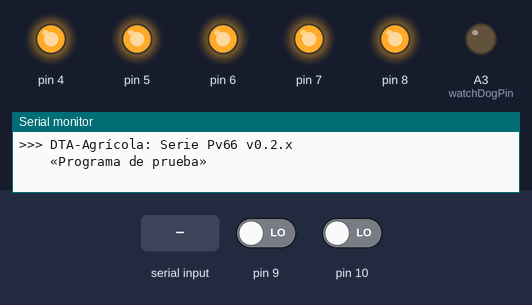
The sketch below on a simulated Arduino Uno, built with avr-gcc and run on an emulated ATmega328P. On the bench: output pins drawn as LEDs (lit = HIGH), the last lines printed to the serial monitor. The inputs (shaded band) are chosen by the test bench; at power-on: pin 9 LOW, pin 10 LOW. The modem accepts every AT command (registered, SIM ready, sends succeed) and sends nothing else.

Above: at 0.1 s.
At 3.1 s:
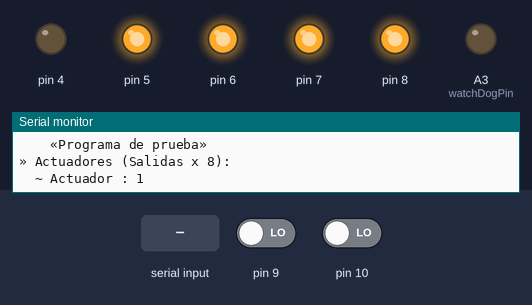
At 17.1 s:
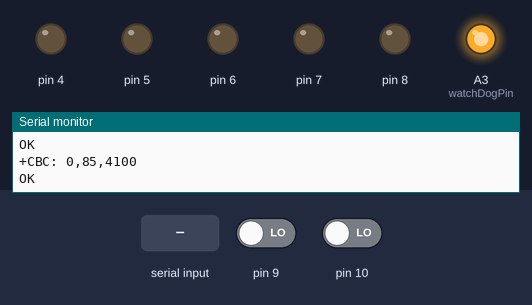
17.2 s: "1" received over the second serial link
Timing chart, 0 to 20.2 s (numbered marks = the images above; inputs shaded):
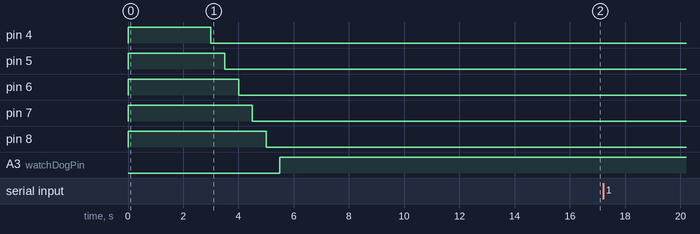

The sketch:

DTA_Control_Riego_Pv66_tester.ino
```cpp
/****************************************************************
 *                                                              *
 *                 Sistemas DTA Serie Pv66 v0.2.x               *
 *                                                              *
 *            Tester de sistemas de Movimiento Continuo         *
 *                                                              *
 *   ~ Salidas x 5                                              *
 *   ~ Entradas digitales x 2                                   *
 *   ~ Entradas analógicas x 2                                  *
 *   ~ Comunicación GSM                                         *
 *   ~ Geoposicionamiento (GPS)                                 *
 *   ~ Watchdog                                                 *
 *                                                              *
 ****************************************************************/

#include <SoftwareSerial.h>
#include <avr/wdt.h>
#include <TinyGPS.h>

SoftwareSerial gprs(3, 2);              // Rx, Tx: (2, 3) ~ Azul | (3, 2) ~ Rojo
TinyGPS gps;
SoftwareSerial ssGPS(12, 11);           // (12, 11) Tarjetas blancas | (13, 12) Tarjetas amarillas <<viejas>>
static byte plots = 5;
#define watchDogPin A3
#define offSet 4

void setup() {
  wdt_disable();
  Serial.begin(115200);
  for (byte i = 0; i < plots; i++) {
    pinMode(i + offSet, OUTPUT);
    digitalWrite(i + offSet, HIGH);
  }
  Serial.println(F(">>> DTA-Agrícola: Serie Pv66 v0.2.x"));
  Serial.println(F("    «Programa de prueba»"));
  wdt_enable(WDTO_8S);
}

void loop() {
  testActuadores();
  testSensores();
  testComunicaciones();
  testGeoposicionamiento();
  testWatchdog();
}

void testActuadores() {
  delay(3000);
  Serial.println(F("» Actuadores (Salidas x 8):"));
  for (byte i = 0; i < plots; i++) {
    byte idx = i + 1;
    Serial.print(F("  ~ Actuador : ")); Serial.println(idx);
    digitalWrite(i + offSet, LOW);
    delay(500);
  }
  Serial.println();
  systemWatchDog();
}

void testSensores() {
  delay(3000);
  Serial.println(F("» Sensores digitales (Entradas x 2):"));
  Serial.print(F("  ~ Sensor D9 (Seguridad): ")); Serial.println(digitalRead(9));
  delay(500);
  Serial.print(F("  ~ Sensor D10 (Voltaje 1): ")); Serial.println(digitalRead(10));
  delay(3000);
  Serial.println(F("» Sensores analógicos (Entradas x 2):"));
  Serial.print(F("  ~ Sensor A0 (Presión): ")); Serial.println(analogRead(A0));
  delay(500);
  Serial.print(F("  ~ Sensor A1 (Voltaje 2): ")); Serial.println(analogRead(A1));
  delay(500);
  Serial.println();
  systemWatchDog();
}

void testComunicaciones() {
  delay(3000);
  Serial.println(F("» Comunicaciones (GSM):"));
  gprs.begin(9600);
  gprs.listen();
  gprs.println(F("AT+IPR=9600"));      // Velocidad en baudios?
  getResponse(15, true, "AT+IPR=9600");
  gprs.println(F("AT"));               // Tarjeta SIM Lista? OK
  getResponse(15, true, "AT");
  gprs.println(F("AT+CGMI"));          // Fabricante del dispositivo?
  getResponse(15, true, "AT+CGMI");
  gprs.println(F("ATI"));              // Información del producto?
  getResponse(15, true, "ATI");
  gprs.println(F("AT+CGSN"));          // Número de serie?
  getResponse(15, true, "AT+CGSN");
  gprs.println(F("AT+IPR?"));          // Velocidad en baudios?
  getResponse(15, true, "AT+IPR?");
  gprs.println(F("AT+CBC"));           // Estado de la batería
  getResponse(15, true, "AT+CBC");
  gprs.println(F("AT+CFUN?"));         // Funcionalidad 0 mínima 1 máxima
  getResponse(15, true, "AT+CFUN?");
  gprs.println(F("AT+CGATT=1"));       // Tarjeta SIM insetada? +CPIN: READY OK
  getResponse(15, true, "AT+CGATT=1");
  gprs.println(F("AT+CPIN?"));         // Tarjeta SIM insetada? +CPIN: READY OK
  getResponse(15, true, "AT+CPIN?");
  gprs.println(F("AT+WIND=1"));        // Indicación de tarjeta SIM insetada? +CPIN: READY OK
  getResponse(15, true, "AT+WIND=1");
  gprs.println(F("AT+CREG?"));         // Tarjeta SIM registrada? +CREG: 0,1 OK
  getResponse(15, true, "AT+CREG?");
  gprs.println(F("AT+CGATT?"));        // Tiene GPRS? +CGATT: 1 OK
  getResponse(15, true, "AT+CGATT?");
  gprs.println(F("AT+CSQ"));           // Calidad de la señal -  debe ser 9 o superior: +CSQ: 14,0 OK
  getResponse(15, true, "AT+CSQ");
  gprs.println(F("AT+CCLK?"));         // Fecha y Hora?
  getResponse(15, true, "AT+CCLK?");
  gprs.println(F("AT+COPS?"));         // Comañía telefónica?
  getResponse(15, true, "AT+COPS?");
  gprs.println(F("AT+SAPBR=3,1,\"CONTYPE\",\"GPRS\""));
  getResponse(15, true, "AT+SAPBR=3,1,\"CONTYPE\",\"GPRS\"");
  gprs.println(F("AT+SAPBR=3,1,\"APN\",\"internet.itelcel.com\""));
  getResponse(15, true, "AT+SAPBR=3,1,\"APN\",\"internet.itelcel.com\"");
  gprs.println(F("AT+SAPBR=3,1,\"USER\",\"webgpr\""));
  getResponse(15, true, "AT+SAPBR=3,1,\"USER\",\"webgpr\"");
  gprs.println(F("AT+SAPBR=3,1,\"PWD\",\"webgprs2002\""));
  getResponse(15, true, "AT+SAPBR=3,1,\"PWD\",\"webgprs2002\"");
  gprs.println(F("AT+CFUN=1"));        // Funcionalidad 0 mínima 1 máxima
  getResponse(15, true, "AT+CFUN=1");
  gprs.println(F("AT+SAPBR=1,1"));
  getResponse(15, true, "AT+SAPBR=1,1");
  gprs.println(F("AT+SAPBR=2,1"));
  getResponse(15, true, "AT+SAPBR=2,1");
  gprs.println(F("AT+HTTPINIT"));
  getResponse(15, true, "AT+HTTPINIT");
  gprs.println(F("AT+HTTPPARA=\"URL\",\"http://pprsar.com/cosme/commj_v2.php?id=000000000000&st=OFF&tm=0&po=0&rx=Er&si=19\""));
  // gprs.println(F("http://dtaamerica.com/ws/commj_v2.php?id=000000000000&st=OFF&tm=0&po=0&rx=Er&si=19"));
  getResponse(25, true, "http://pprsar.com/cosme/commj_v2.php?id=000000000000&st=OFF&tm=0&po=0&rx=Er&si=19");
  gprs.println(F("AT+HTTPACTION=0"));
  getResponse(4000, true, "AT+HTTPACTION=0");
  gprs.println(F("AT+HTTPREAD"));
  getResponse(0, true, "AT+HTTPREAD");
  gprs.println(F("AT+HTTPTERM"));
  getResponse(30, true, "AT+HTTPTERM");
}

String getResponse(int wait, bool response, String smg){
  systemWatchDog();
  String result = "";
  delay(wait);
  unsigned long iTimer = millis();
  while(!gprs.available() && (millis() - iTimer) <= 1000) {
    delay(5);
  }
  while(gprs.available() > 0) {
    result += (char)gprs.read();
    delay(1.5);
  }
  if (response) {
    result += result != "" ? "" : "Error: " + smg;
    Serial.println(result);
  }
  systemWatchDog();
  return result;
}

void testGeoposicionamiento() {
  delay(3000);
  Serial.println(F("» Geoposicionamiento:"));
  ssGPS.begin(9600);
  ssGPS.listen();
  getPosition();
}

float getPosition() {
  float lat_central = 28.67390757286584;                        // Parque tecnológico PIT3
  float lon_central = -106.07978511264639;                      // Tec Monterrey Chihuahua
  float lat_actual = 0.0f;
  float lon_actual = 0.0f;
  float azimut = 0.0f;
  float errorGPS = 0.0f;
  if (parseGPSData()) {
    unsigned long age;
    gps.f_get_position(&lat_actual, &lon_actual, &age);
    azimut = gps.course_to(lat_central, lon_central, lat_actual, lon_actual);
    errorGPS = gps.hdop() == TinyGPS::GPS_INVALID_HDOP ? 0 : gps.hdop();
    printGPSData(lat_central, lon_central, lat_actual, lon_actual, azimut, errorGPS);
  }
  checkGPSConnection();
  return azimut;
}

bool parseGPSData() {
  bool newData = false;
  ssGPS.listen();
  // Se parsean por un segundo los datos del GPSy se reportan algunos valores clave
  for (unsigned long start = millis(); millis() - start < 10000;) {
    while (ssGPS.available()) {
      char c = ssGPS.read();
      Serial.write(c);                      // descomentar para ver el flujo de datos del GPS
      if (gps.encode(c)) newData = true;    // revisa si se completó una nueva cadena
    }
    systemWatchDog();
  }
  return newData;
}

float printGPSData(float lat_central, float lon_central, float flat, float flon, float azimut, int errorGPS) {
  Serial.print(lat_central, 6);
  Serial.print(F(","));
  Serial.print(lon_central, 6);
  Serial.print(F(" "));
  Serial.print(flat == TinyGPS::GPS_INVALID_F_ANGLE ? 0.0 : flat, 6);
  Serial.print(F(","));
  Serial.print(flon == TinyGPS::GPS_INVALID_F_ANGLE ? 0.0 : flon, 6);
  Serial.print(F(" "));
  Serial.print(gps.satellites() == TinyGPS::GPS_INVALID_SATELLITES ? 0 : gps.satellites());
  Serial.print(F(" "));
  Serial.print((int)azimut);
  Serial.print(F(" "));
  Serial.println(errorGPS);
}

void checkGPSConnection() {
  unsigned long chars;
  unsigned short sentences, failed;
  gps.stats(&chars, &sentences, &failed);
  if (chars == 0) {
    Serial.println(F("     Problema de conectividad con el GPS: revise el cableado"));
  }
}

void testWatchdog() {
  delay(3000);
  Serial.println(F("» Bloqueos del procesador (Watchdog):"));
  wdt_enable(WDTO_8S);
  for (byte i = 0; i < 4; i++) {
    Serial.println(F("  ~ Demora de 4 segundos"));
    delay(4000);
    systemWatchDog();
  }
  Serial.print(F("\n    -> El sistema se reiniciará en 12 segundos"));
  for (byte i = 0; i < 15; i++) {
    Serial.print(F("."));
    delay(1000);
    wdt_reset();
  }
}

void systemWatchDog() {
  wdt_reset();
  pinMode(watchDogPin, OUTPUT);         // Sink current to drain charge from C2
  digitalWrite(watchDogPin, HIGH);
  delay(50);                            // Give enough time for C2 to discharge (should discharge in 50 ms)
  pinMode(watchDogPin, INPUT);          // Return to high impedance
}
```
